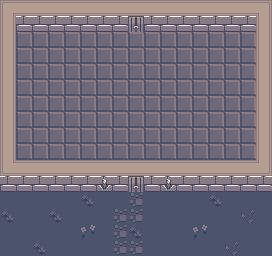

Rendered tile map (Tiled .tmx) drawn with the repository's tilesets; below, a short description and the full map source, tile grids included:
An orthogonal 17x16 tile map with 16x16 px tiles, 1 tile layer (Camada de Blocos 1).

<map version="1.10" tiledversion="1.10.2" orientation="orthogonal" renderorder="right-down" width="17" height="16" tilewidth="16" tileheight="16" infinite="0" nextlayerid="2" nextobjectid="1">
 <editorsettings>
  <export target="aaaaa.json" format="json" />
 </editorsettings>
 <tileset firstgid="1" name="tilemap_full" tilewidth="16" tileheight="16" tilecount="88" columns="11">
  <image source="environment/tilemap_full.png" width="176" height="128" />
 </tileset>
 <layer id="1" name="Camada de Blocos 1" width="17" height="16">
  <data encoding="csv">
5,35,35,35,35,35,35,35,35,35,35,35,35,35,35,35,8,
15,60,60,60,60,60,60,60,61,60,60,60,60,60,60,60,15,
15,71,71,71,71,71,71,71,71,71,71,71,71,71,71,71,15,
15,71,71,71,71,71,71,71,71,71,71,71,71,71,71,71,15,
15,71,71,71,71,71,71,71,71,71,71,71,71,71,71,71,15,
15,71,71,71,71,71,71,71,71,71,71,71,71,71,71,71,15,
15,71,71,71,71,71,71,71,71,71,71,71,71,71,71,71,15,
15,71,71,71,71,71,71,71,71,71,71,71,71,71,71,71,15,
15,71,71,71,71,71,71,71,71,71,71,71,71,71,71,71,15,
15,71,71,71,71,71,71,71,71,71,71,71,71,71,71,71,15,
38,35,35,35,35,35,35,35,35,35,35,35,35,35,35,35,41,
60,60,60,60,60,60,63,60,61,60,63,60,60,60,60,60,60,
82,82,82,82,82,83,82,82,86,82,82,82,82,83,82,82,82,
83,82,82,83,82,82,82,86,86,82,82,82,82,82,82,84,82,
82,82,82,82,82,85,82,86,83,82,82,82,85,82,82,82,82,
82,82,83,82,82,82,82,86,86,82,82,82,82,82,84,82,82
</data>
 </layer>
</map>